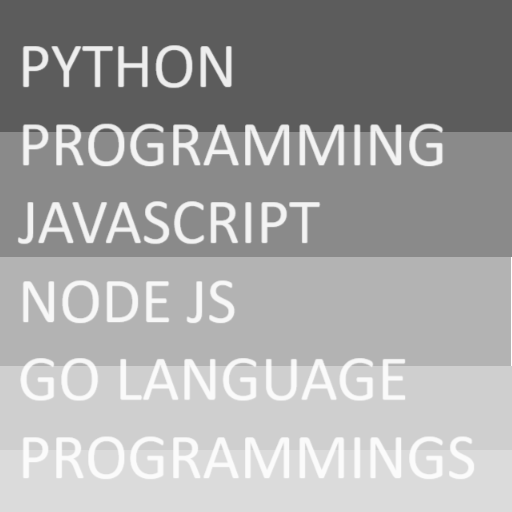
#> input picture 3401/image/gray2.png, 512 x 512 px
$ jupyter execute --allow-errors InclassIntermeanLoop.ipynb
#> lines starting #> are read from the running program, lines starting #| are printed output that depends on the picture
[cell 1]
import cv2
import numpy as np
import matplotlib.pyplot as plt
import math

[cell 2]
img = cv2.imread('../image/gray2.png',0)
#> img is the input picture: shape (512, 512); min 92, max 255, mean 164.7
plt.imshow(img,cmap='gray')
plt.axis('off')
plt.show()

[cell 3]
hist = cv2.calcHist([img],[0],None,[256],[0,256])
#> hist = 256 values, max 61559 at index 92, min 0 at index 0, mean 1024
plt.figure(figsize=(10,5))
plt.plot(hist)
plt.show()
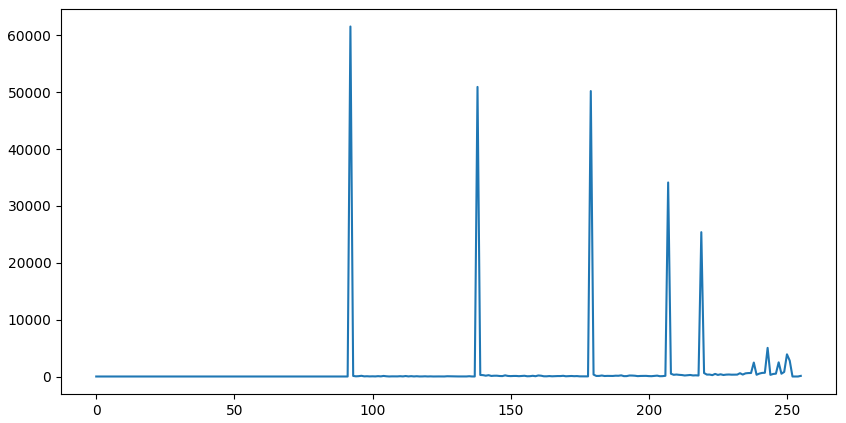
#> figure drawn by matplotlib, 1 panel; curve peaks at x = 92, y = 61559


$ run again, with 3401/image/gray1.png copied over 3401/image/gray2.png
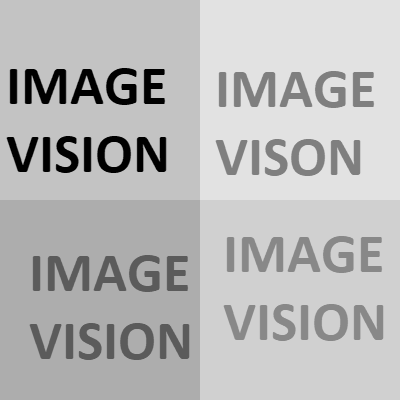
#> input picture 3401/image/gray1.png, 400 x 400 px
#> img is the input picture: shape (400, 400); min 0, max 226, mean 185.3
#> hist = 256 values, max 33766 at index 226, min 0 at index 1, mean 625
#> `plt.show()`:
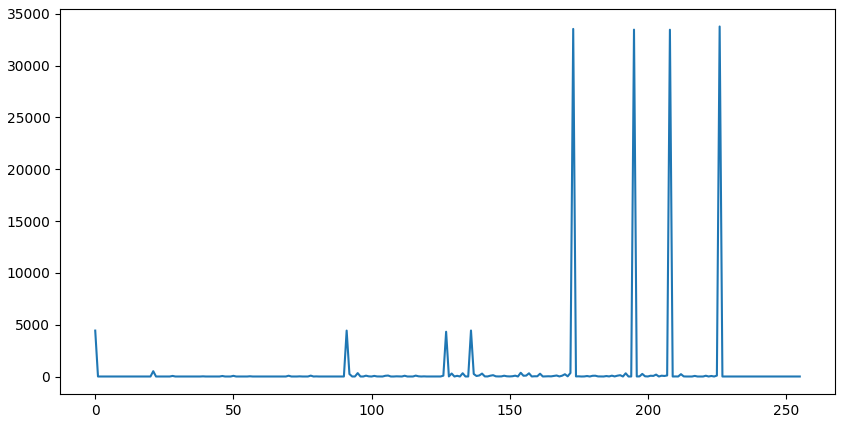
#> figure drawn by matplotlib, 1 panel; curve peaks at x = 226, y = 33766

$ run again, with 3401/image/gray3.png copied over 3401/image/gray2.png
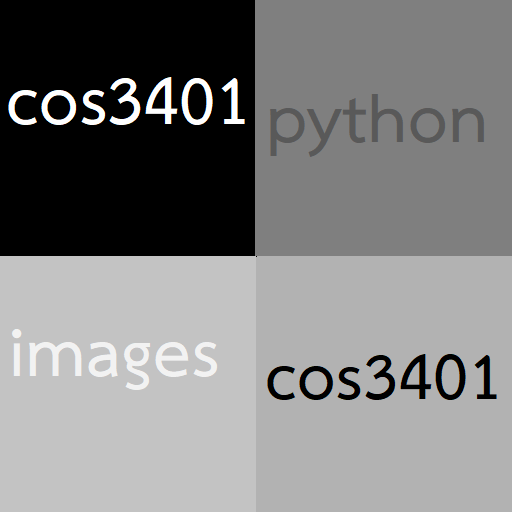
#> input picture 3401/image/gray3.png, 512 x 512 px
#> hist = 256 values, max 63726 at index 0, min 0 at index 1, mean 1024
#> `plt.show()`:
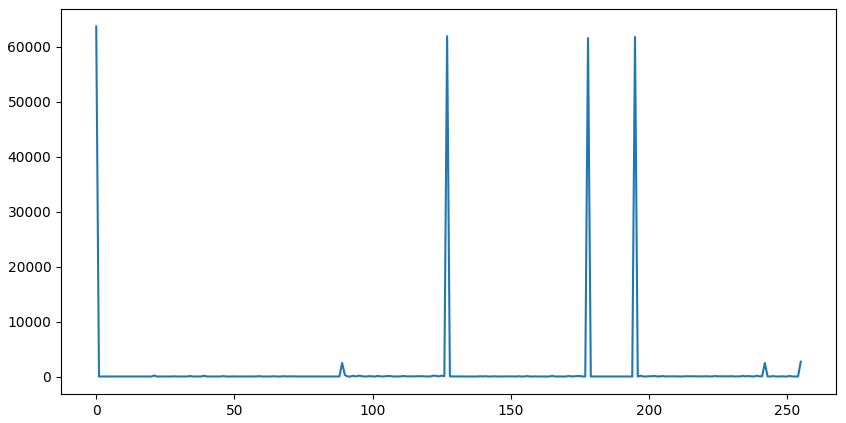
#> figure drawn by matplotlib, 1 panel; curve peaks at x = 0, y = 63726
